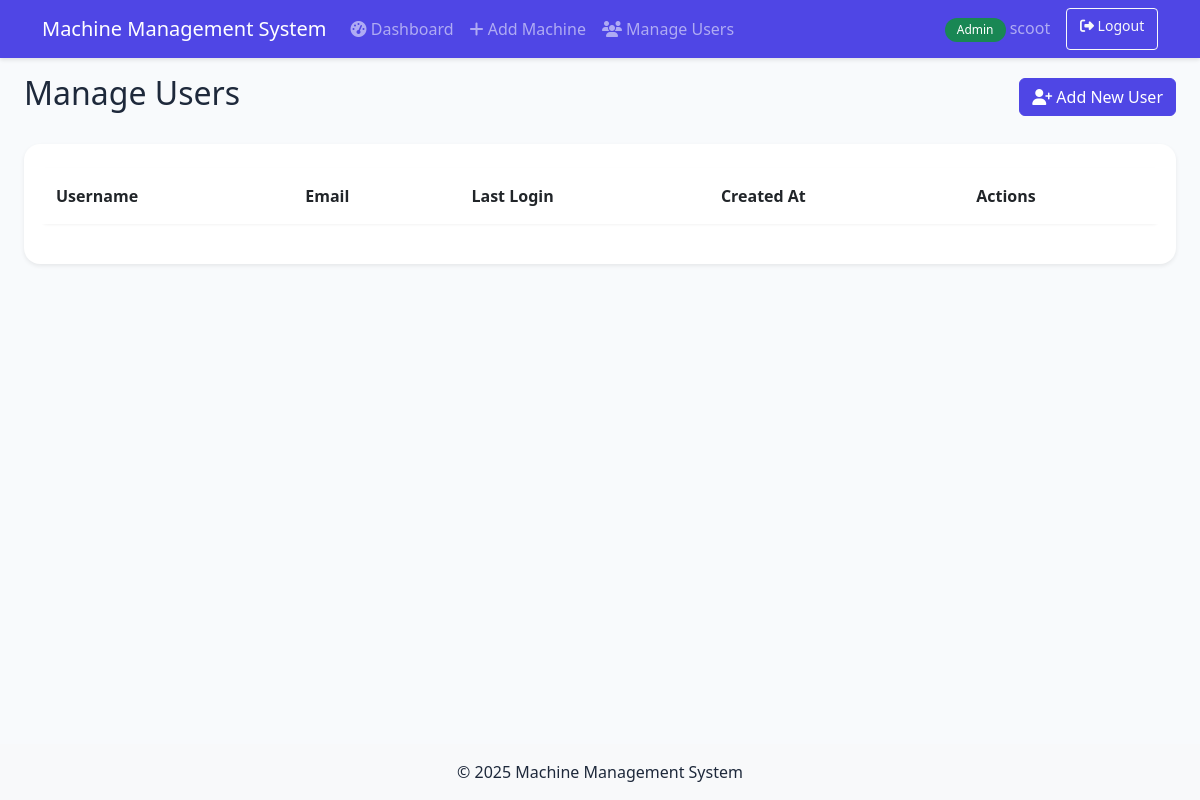
/admin/users (signed in), run on an earlier commit of the app's database.
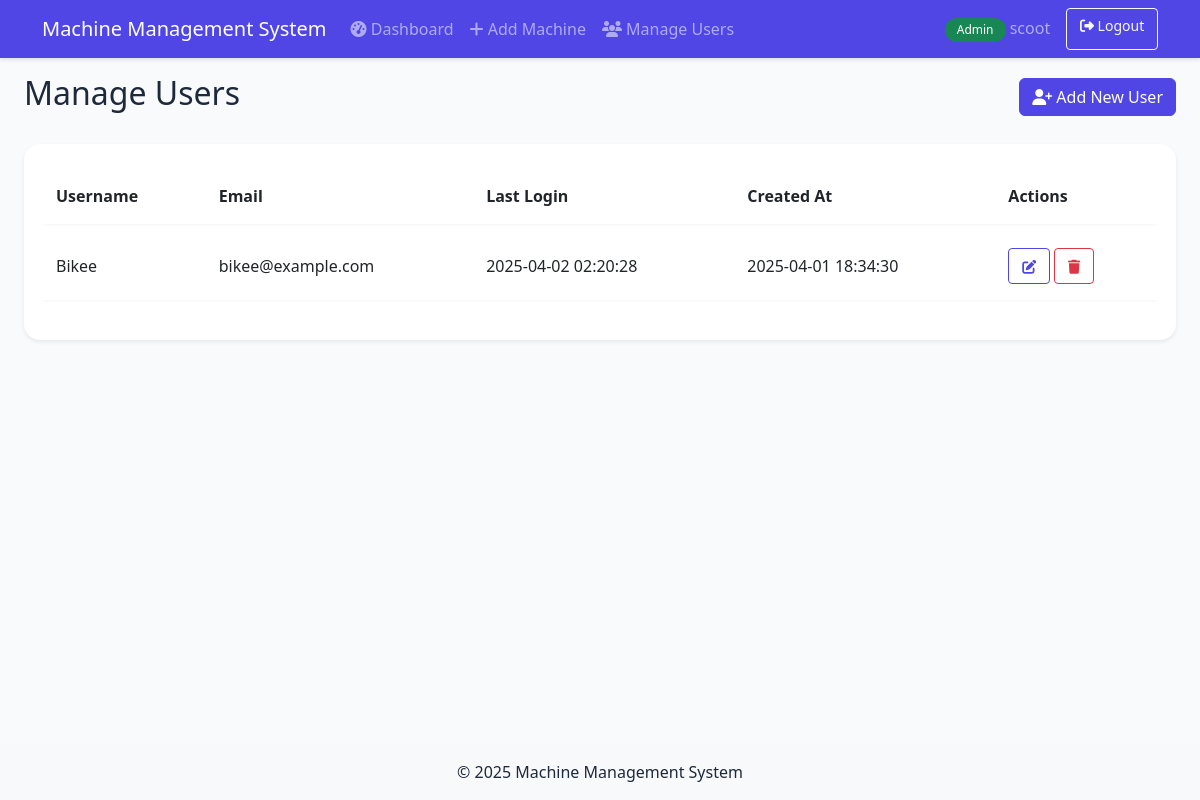
And on a later commit of the database.
### models/user.py (models this page shows, shortened)
class User(db.Model, UserMixin):
    __tablename__ = 'users'
    id = db.Column(db.Integer, primary_key=True)
    username = db.Column(db.String(64), unique=True, index=True, nullable=False)
    email = db.Column(db.String(120), unique=True, index=True, nullable=False)
    password_hash = db.Column(db.String(128), nullable=False)
    is_admin = db.Column(db.Boolean, default=False)
    created_at = db.Column(db.DateTime, default=datetime.utcnow)
    last_login = db.Column(db.DateTime, nullable=True)

### app.py (the view, shortened to what this page needs)
@app.route('/admin/users', methods=['GET', 'POST'])
@login_required
def manage_users():
    if not current_user.is_admin:
        abort(403)
    page = request.args.get('page', 1, type=int)
    per_page = 10
    pagination = User.query.filter_by(is_admin=False).paginate(
        page=page, per_page=per_page, error_out=False
    )
    return render_template('admin/manage_users.html',
                         users=pagination.items,
                         pagination=pagination)

### models/user.py (called while the page is built)
@login_manager.user_loader
def load_user(user_id):
    return User.query.get(int(user_id))

### templates/admin/manage_users.html (shortened to what this page needs)
{% extends "base.html" %}
{% block content %}
<div class="d-flex justify-content-between align-items-center mb-4">
    <h2>Manage Users</h2>
    <button type="button" class="btn btn-primary" data-bs-toggle="modal" data-bs-target="#addUserModal">
        <i class="fas fa-user-plus"></i> Add New User
    </button>
</div>
<div class="card shadow-sm">
    <div class="card-body">
        <div class="table-responsive">
            <table class="table">
                <thead>
                    <tr>
                        <th>Username</th>
                        <th>Email</th>
                        <th>Last Login</th>
                        <th>Created At</th>
                        <th>Actions</th>
                    </tr>
                </thead>
                <tbody>
                    {% for user in users %}
                    <tr>
                        <td>{{ user.username }}</td>
                        <td>{{ user.email }}</td>
                        <td>{{ user.last_login.strftime('%Y-%m-%d %H:%M:%S') if user.last_login else 'Never' }}</td>
                        <td>{{ user.created_at.strftime('%Y-%m-%d %H:%M:%S') }}</td>
                        <td>
                            <button type="button" class="btn btn-sm btn-outline-primary" data-bs-toggle="modal" data-bs-target="#editUserModal{{ user.id }}">
                                <i class="fas fa-edit"></i>
                            </button>
                            <button type="button" class="btn btn-sm btn-outline-danger" data-bs-toggle="modal" data-bs-target="#deleteUserModal{{ user.id }}">
                                <i class="fas fa-trash"></i>
                            </button>
                        </td>
                    </tr>
                    {% endfor %}
                </tbody>
            </table>
        </div>
    </div>
</div>
{% endblock %}

What changed in the data, as far as the page shows it:
added User: username "Bikee", email "bikee@example.com", last_login "2025-04-02 02:20:28", created_at "2025-04-01 18:34:30"
